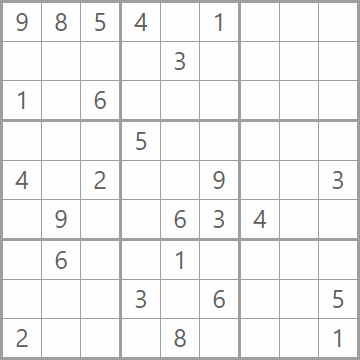
#> input picture sudoku.png, 360 x 360 px
$ python gradients.py   (older library calls are emulated)
#> lines starting #> are read from the running program, lines starting #| are printed output that depends on the picture
import cv2
import numpy as np
import matplotlib.pyplot as plt

img=cv2.imread("sudoku.png",0)
#> img: shape (360, 360); min 97, max 254, mean 242.5
plt.figure()
plt.imshow(img, cmap="gray")
plt.axis("off")
plt.title("Original Image")
plt.show()

#x gradient
sobelx=cv2.Sobel(img,ddepth=cv2.CV_16S,dx=1,dy=0,ksize=5)
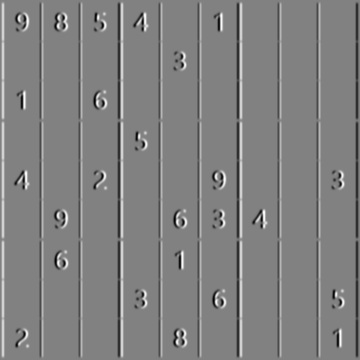
#> sobelx: shape (360, 360) int16; min -7305, max 7131, mean 0; drawn with min black and max white
plt.figure()
plt.imshow(sobelx, cmap="gray")
plt.axis("off")
plt.title("Sobel X Gradient")
plt.show()

#y gradient
sobely=cv2.Sobel(img,ddepth=cv2.CV_16S,dx=0,dy=1,ksize=5)
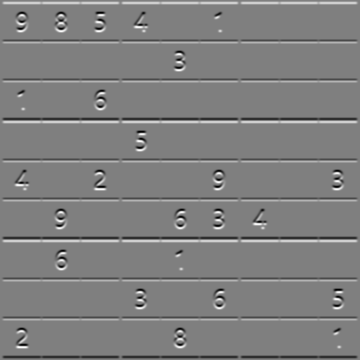
#> sobely: shape (360, 360) int16; min -7304, max 7344, mean 0; drawn with min black and max white
plt.figure()
plt.imshow(sobely, cmap="gray")
plt.axis("off")
plt.title("Sobel Y Gradient")
plt.show()

#laplacian
laplacian=cv2.Laplacian(img,ddepth=cv2.CV_16S)
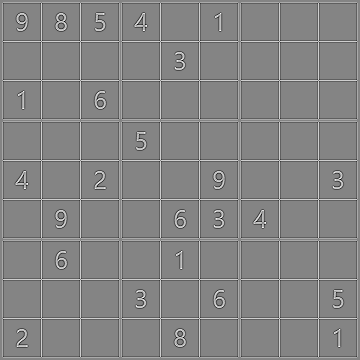
#> laplacian: shape (360, 360) int16; min -340, max 313, mean 0; drawn with min black and max white
plt.figure()
plt.imshow(laplacian, cmap="gray")
plt.axis("off")
plt.title("Laplacian Gradient")
plt.show()
